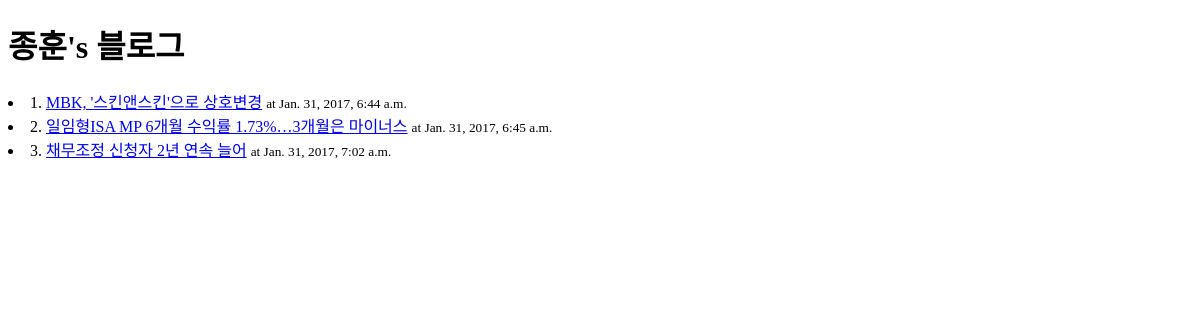
Before: /blog/ with the older database file.
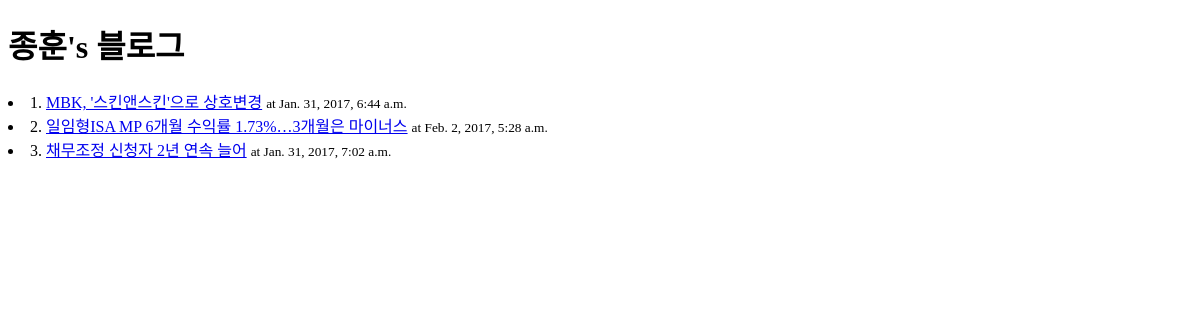
After: the same page with the newer database file.
### blog/models.py (models this page shows, shortened)
class Post(models.Model):
    title = models.CharField(max_length=100, verbose_name = '제목', help_text = '제목을 입력하세요')
    content = models.TextField(verbose_name = '내용', help_text = '내용을 입력하세요')
    created_at = models.DateTimeField(auto_now_add=True)
    updated_at = models.DateTimeField(auto_now=True)
    tag_set = models.ManyToManyField('Tag', blank=True)
    class meta:
        ordering = ['-id']

### blog/views.py (the view)
def post_list(request):
    return render(request, 'blog/post_list.html', {
        'post_list': Post.objects.all(),
    })

### blog/templates/blog/post_list.html (shortened to what this page needs)
{% extends "blog/layout.html" %}
{% block content1 %}
  {% for post in post_list %}
    <li>
      {{ post.id }}.
      <a href="/{{ post.pk }}">{{ post.title }}</a>
      <small> at {{ post.updated_at }}</small>
    </li>
  {% endfor %}
{% endblock %}

Changed rows visible on the page:
changed Post "일임형ISA MP 6개월 수익률 1.73%…3개월은 마이너스": updated_at "Jan. 31, 2017, 6:45 a.m." → "Feb. 2, 2017, 5:28 a.m."
